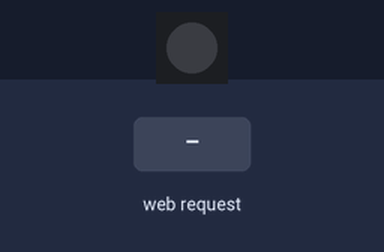
A program run on a simulated ESP32 board running MicroPython. Parts: 1 RGB LEDs in strip order, left to right. Inputs (shaded band) come from the test bench. Dim RGB values are drawn brighter than linear; the board's own WiFi access point starts at once; threads take turns every 2 ms; library files of the repository ran but are not shown: ssd1306.py; what the program prints to the serial console is not drawn.

Above: at 1.2 s.
1.3 s: HTTP request GET /?CYCLE=ON received
At 1.5 s:
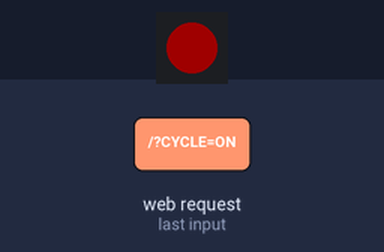
4.3 s: HTTP request GET /?RED=ON received
At 5.3 s:
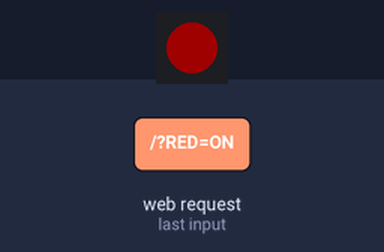
5.8 s: HTTP request GET /?GREEN=ON received
At 6.5 s:
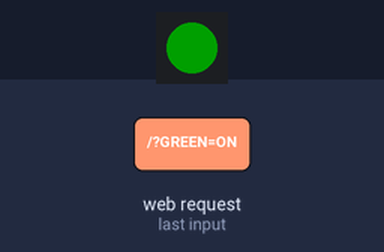
Timing chart, 0 to 8.8 s (numbered marks = the images above; inputs shaded):
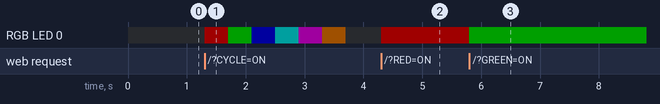

Measured:
- after the input at 1.3 s, RGB LED 0: off → RGB(32, 0, 0) at once, → RGB(0, 32, 0) 0.40 s later, → RGB(0, 0, 32) 0.40 s later, → RGB(0, 32, 32) 0.40 s later, … (7 changes in this stretch)
- after the input at 4.3 s, RGB LED 0: off → RGB(32, 0, 0) at once
- after the input at 5.8 s, RGB LED 0: RGB(32, 0, 0) → RGB(0, 32, 0) at once

The program:

main.py
```python
"""
Copyright 2024 William H. Beebe, Jr.

Licensed under the Apache License, Version 2.0 (the "License");
you may not use this file except in compliance with the License.
You may obtain a copy of the License at

    http://www.apache.org/licenses/LICENSE-2.0

Unless required by applicable law or agreed to in writing, software
distributed under the License is distributed on an "AS IS" BASIS,
WITHOUT WARRANTIES OR CONDITIONS OF ANY KIND, either express or implied.
See the License for the specific language governing permissions and
limitations under the License.
"""
import platform
print(platform.platform())

import esp
print(f"Flash size {esp.flash_size():,} bytes")

import gc
print(f"Memory free {gc.mem_free():,} bytes")

from webserver import WebServer
web = WebServer()
web.run()
```

webserver.py
```python
"""
Copyright 2024 William H. Beebe, Jr.

Licensed under the Apache License, Version 2.0 (the "License");
you may not use this file except in compliance with the License.
You may obtain a copy of the License at

    http://www.apache.org/licenses/LICENSE-2.0

Unless required by applicable law or agreed to in writing, software
distributed under the License is distributed on an "AS IS" BASIS,
WITHOUT WARRANTIES OR CONDITIONS OF ANY KIND, either express or implied.
See the License for the specific language governing permissions and
limitations under the License.
"""
import binascii
import machine
import os
import platform
import socket
import _thread
import time
import esp
import gc
import network
from network import WLAN
from machine import Pin, SoftI2C

import ssd1306
import devices

def webpage(SSID):
    html = f"""
    <html><head><title>{SSID}</title>
    <style>
    html{{
        font-family: sans-serif;
        background-color: #FFFFFF;
        display: inline-block;
        margin: 0px auto;
        }}
    button {{
        font-size: 500%;
        font-weight: normal;
        display: inline-block;
        margin: 5px;
        padding: 20px 60px;
        width: 99%;
        height: 150px;
        justify-content: center;
        align-items: center;
        text-decoration: none;
        color: #ffffff;
        border: none;
        border-radius: 5px;
        outline: none;
        }}
    .button-red {{
        background-color: #DC143C;
    }}
    .button-green {{
        background-color: #228B22;
    }}
    .button-blue {{
        background-color: #4169E1;
    }}
    .button-gray {{
        background-color: #808080;
    }}
    .button-off {{
        background-color: #404040;
    }}
    hr {{
        border: 0;height: 2px;
        background-image: linear-gradient(to right, rgba(0, 0, 0, 0), rgba(0, 0, 0, 0.75), rgba(0, 0, 0, 0));
        }}
    h1 {{font-size: 500%;color: #D35F8D;text-align: center;}}
    h2 {{font-size: 200%;color: #5FA3D3;padding-left: 15px;}}
    </style>
    </head>
    <body>
    <h1>{SSID}</h1>
    <form accept-charset="utf-8" method="POST">
    <button class='button-red'   name="RED"   value="ON">Red</button>
    <button class='button-green' name="GREEN" value="ON">Green</button>
    <button class='button-blue'  name="BLUE"  value="ON">Blue</button>
    <button class='button-off'   name="OFF"   value="OFF">Off</button>
    <button class='button-gray'  name="CYCLE" value="ON">Cycle</button>
    </form>
    <hr />
    <h2>{' '.join(platform.platform().split('-')[0:3])}<br/>
    Last built on {os.uname().version.split(' ')[-1]}</h2>
    <h2>Flash size: {esp.flash_size():,} bytes<br/>
    Memory free: {gc.mem_free():,} bytes</h2>
    </body>
    </html>
    """
    return html

class WebServer:
    #i2c = SoftI2C(scl=machine.Pin(devices.SCL_PIN), sda=machine.Pin(devices.SDA_PIN))
    display = None
    SSID = None

    def __init__(self):
        self.name = os.uname()[-1].split(' ')[-1]
        self.SSID = self.name + '-' + binascii.hexlify(machine.unique_id()).decode('ascii').upper()[-4:]
        #self.display = ssd1306.SSD1306_I2C(devices.OLED_WIDTH, devices.OLED_HEIGHT, self.i2c, devices.OLED_ADDR)
        #self.display.fill(0)
        #self.display.show()
        gc.enable()

    def server_thread(self, clientsocket):
        received = clientsocket.recv(4096)

        # If received has 0 bytes then the other end closed the connection.
        #
        if len(received) == 0:
            clientsocket.close()
            return
        else:
            # Parse the recieved data and perform any given actions.
            #
            received_str = str(received)
            #print(received_str)
            #print()
            #
            clientsocket.send(webpage(self.SSID))
            # Parse the request, performing various actions.
            #
            if "RED=ON" in received_str:
                #self.display.show_only_one_line('LED Red')
                devices.set_led_color(devices.LED_RED)
            elif "GREEN=ON" in received_str:
                #self.display.show_only_one_line('LED Green')
                devices.set_led_color(devices.LED_GREEN)
            elif "BLUE=ON" in received_str:
                #self.display.show_only_one_line('LED Blue')
                devices.set_led_color(devices.LED_BLUE)
            elif "OFF=OFF" in received_str:
                #self.display.show_only_one_line('')
                devices.set_led_color(devices.LED_OFF)
            elif "CYCLE=ON" in received_str:
                #self.display.show_only_one_line('')
                devices.cycle_colors()
            gc.collect()

            # Close the socket and terminate the thread
            clientsocket.close()

        #time.sleep_ms(500)

    def run(self):
        # create as an access point
        #
        wlan = WLAN(network.AP_IF)
        wlan.active(True)

        # configure as an access point
        #
        print(self.SSID)
        wlan.config(essid=self.SSID)
        wlan.ifconfig(('192.168.1.2','255.255.255.0','192.168.1.1','8.8.8.8'))

        # Set up server socket to read client responses from web pages
        #
        serversocket = socket.socket(socket.AF_INET, socket.SOCK_STREAM)
        serversocket.setsockopt(socket.SOL_SOCKET, socket.SO_REUSEADDR, 1)
        serversocket.bind(("192.168.1.2", 80))

        # Listen argument defines the maximum connections at the same time.
        #
        serversocket.listen(4)

        while True:
            (clientsocket, address) = serversocket.accept()
            # Start a new thread to handle the client
            #
            _thread.start_new_thread(self.server_thread, (clientsocket, ))

        serversocket.close()
```

devices.py
```python
"""
Copyright 2024 William H. Beebe, Jr.

Licensed under the Apache License, Version 2.0 (the "License");
you may not use this file except in compliance with the License.
You may obtain a copy of the License at

    http://www.apache.org/licenses/LICENSE-2.0

Unless required by applicable law or agreed to in writing, software
distributed under the License is distributed on an "AS IS" BASIS,
WITHOUT WARRANTIES OR CONDITIONS OF ANY KIND, either express or implied.
See the License for the specific language governing permissions and
limitations under the License.
"""
import machine as ma
import neopixel as neo
import time as ti
from micropython import const

LED_RED = (32, 0, 0)
LED_GREEN = (0, 32, 0)
LED_BLUE = (0, 0, 32)
LED_CYAN = (0, 32, 32)
LED_MAGENTA = (32, 0, 32)
LED_YELLOW = (32, 16, 0)
LED_OFF = (0, 0, 0)

neopixel_colors = [
    LED_RED,
    LED_GREEN,
    LED_BLUE,
    LED_CYAN,
    LED_MAGENTA,
    LED_YELLOW,
    LED_OFF
    ]

pinnum = const(38)
np = neo.NeoPixel(ma.Pin(pinnum), 1)

def cycle_colors():
    for color in neopixel_colors:
        np[0] = color
        np.write()
        ti.sleep_ms(400)

def set_led_color(color):
    np[0] = color
    np.write()

# I2C pins for ESP32-S3-DevKit1
SDA_PIN = const(1)
SCL_PIN = const(2)

# SSD1306 OLED display
OLED_WIDTH = const(128)
OLED_HEIGHT = const(64)
OLED_LINE_MAX = const(6)
OLED_ADDR = const(61)

# ST25DV16K I2C RFID EEPROM
ST25DV_CMD = const(45)
ST25DV_USER_MEM = const(83)
ST25DV_SYS_MEM = const(87)
```
